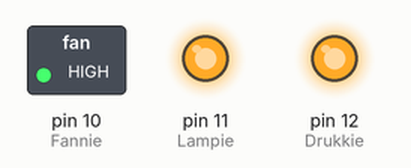
Simulated run of this sketch. Board: Arduino Uno, built with avr-gcc and run on an emulated ATmega328P. Shown: switched loads named in the sketch (green lamp = pin HIGH), output pins drawn as LEDs (lit = HIGH).

Above: at 2.5 s.
At 7.5 s:
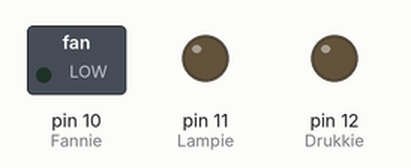
Timing chart, 0 to 13.0 s (numbered marks = the images above):
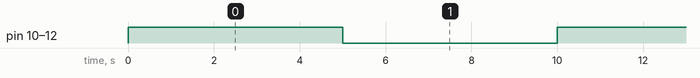

The sketch:

kweekkast_test_fanny.ino
```cpp
int Drukkie = 12;
int Lampie = 11;
int Fannie = 10;


void setup() {

  pinMode(Lampie, OUTPUT);
  pinMode(Fannie, OUTPUT);
  pinMode(Drukkie, OUTPUT);
  Serial.begin(9600);

}

void loop() {

  digitalWrite(Lampie, HIGH);
  digitalWrite(Fannie, HIGH);
  digitalWrite(Drukkie, HIGH);
  delay(5000);
  digitalWrite(Lampie, LOW);
  digitalWrite(Fannie, LOW);
  digitalWrite(Drukkie, LOW);
  delay(5000);

}
```

Measured:
- by itself, pin 10 (Fannie), pin 11 (Lampie), pin 12 (Drukkie): alternates HIGH for 5.0 s and LOW for 5.0 s
